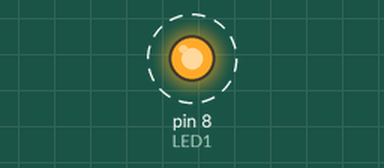
This sketch was run on a simulated SparkFun Pro Micro, built with avr-gcc and run on an emulated ATmega32U4. Parts: output pins drawn as LEDs (lit = HIGH). Dashed ring = blinking. What the sketch prints to the serial monitor is not drawn.

Above: at 0.2 s.
Timing chart, 0 to 3.0 s (numbered marks = the images above):
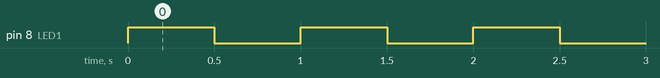

Measured:
- by itself, pin 8 (LED1): alternates HIGH for 0.50 s and LOW for 0.50 s

The sketch:

pro-micro-arduino-framework-test.ino
```cpp
#include <Arduino.h>


constexpr uint16_t BAUD_RATE { 9600 };

constexpr uint8_t LED1 { 8 };

void setup() {
    Serial.begin(BAUD_RATE);
    pinMode(LED1, OUTPUT);
    Serial.println("setup completed");
}

void loop() {

    digitalWrite(LED1, HIGH);
    delay(500);
    digitalWrite(LED1, LOW);
    delay(500);
}
```
